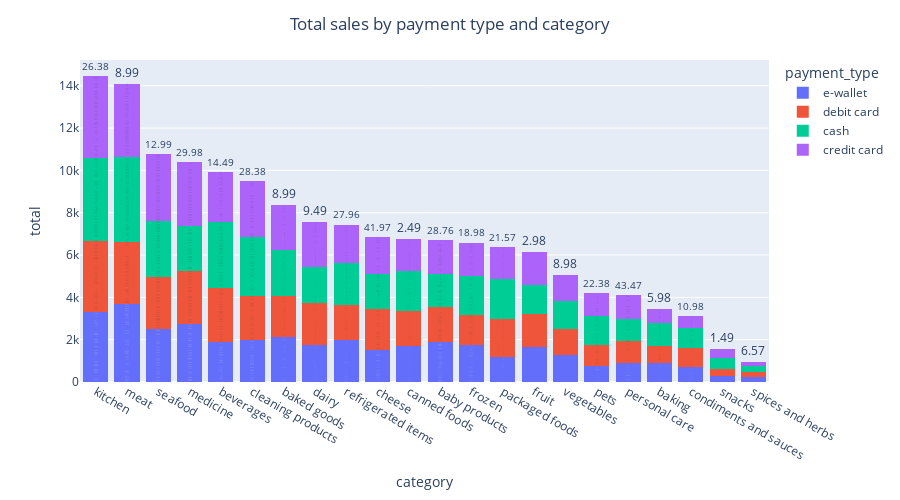

Notebook code cell kept with this figure:
### Code cell
plot_column_group(df,"category","total","Total sales by payment type and category","payment_type")

### Figure 1 — Plotly figure (JSON) as saved in the notebook; plotly's stock layout.template omitted (floating-point values rounded to 4 significant figures; data arrays with more than 128 entries replaced by an {"elided": "..."} marker saying what was removed)
{"data": [{"alignmentgroup": "True", "hovertemplate": "payment_type=e-wallet<br>category=%{x}<br>total=%{y}<extra></extra>", "legendgroup": "e-wallet", "marker": {"color": "#636efa", "line": {"width": 0}, "pattern": {"shape": ""}}, "name": "e-wallet", "offsetgroup": "e-wallet", "orientation": "v", "showlegend": true, "textposition": "auto", "texttemplate": "%{y}", "type": "bar", "x": {"elided": "1935 str values"}, "xaxis": "x", "y": {"elided": "1935 float values"}, "yaxis": "y"}, {"alignmentgroup": "True", "hovertemplate": "payment_type=debit card<br>category=%{x}<br>total=%{y}<extra></extra>", "legendgroup": "debit card", "marker": {"color": "#EF553B", "line": {"width": 0}, "pattern": {"shape": ""}}, "name": "debit card", "offsetgroup": "debit card", "orientation": "v", "showlegend": true, "textposition": "auto", "texttemplate": "%{y}", "type": "bar", "x": {"elided": "1918 str values"}, "xaxis": "x", "y": {"elided": "1918 float values"}, "yaxis": "y"}, {"alignmentgroup": "True", "hovertemplate": "payment_type=cash<br>category=%{x}<br>total=%{y}<extra></extra>", "legendgroup": "cash", "marker": {"color": "#00cc96", "line": {"width": 0}, "pattern": {"shape": ""}}, "name": "cash", "offsetgroup": "cash", "orientation": "v", "showlegend": true, "textposition": "auto", "texttemplate": "%{y}", "type": "bar", "x": {"elided": "2027 str values"}, "xaxis": "x", "y": {"elided": "2027 float values"}, "yaxis": "y"}, {"alignmentgroup": "True", "hovertemplate": "payment_type=credit card<br>category=%{x}<br>total=%{y}<extra></extra>", "legendgroup": "credit card", "marker": {"color": "#ab63fa", "line": {"width": 0}, "pattern": {"shape": ""}}, "name": "credit card", "offsetgroup": "credit card", "orientation": "v", "showlegend": true, "textposition": "auto", "texttemplate": "%{y}", "type": "bar", "x": {"elided": "1949 str values"}, "xaxis": "x", "y": {"elided": "1949 float values"}, "yaxis": "y"}], "layout": {"barmode": "stack", "height": 500, "legend": {"title": {"text": "payment_type"}, "tracegroupgap": 0}, "margin": {"t": 60}, "title": {"text": "Total sales by payment type and category", "x": 0.5}, "xaxis": {"anchor": "y", "categoryorder": "total descending", "domain": [0, 1], "title": {"text": "category"}}, "yaxis": {"anchor": "x", "domain": [0, 1], "title": {"text": "total"}}}}
